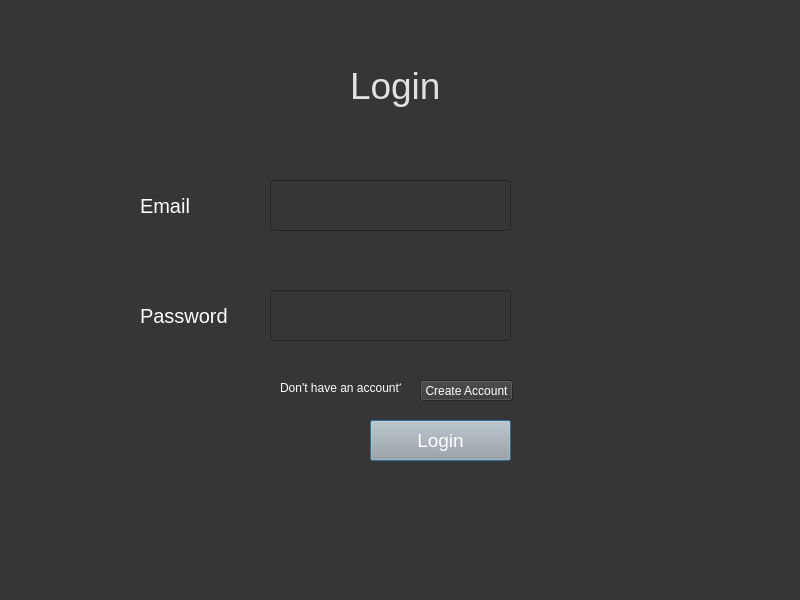
<?xml version="1.0" encoding="UTF-8"?>
<ui version="4.0">
 <class>Dialog</class>
 <widget class="QDialog" name="Dialog">
  <property name="geometry">
   <rect>
    <x>0</x>
    <y>0</y>
    <width>800</width>
    <height>600</height>
   </rect>
  </property>
  <property name="windowTitle">
   <string>Ratz - Login</string>
  </property>
  <property name="styleSheet">
   <string notr="true">background-color: rgb(54, 54, 54);</string>
  </property>
  <widget class="QLabel" name="label">
   <property name="geometry">
    <rect>
     <x>350</x>
     <y>50</y>
     <width>91</width>
     <height>71</height>
    </rect>
   </property>
   <property name="styleSheet">
    <string notr="true">color:rgb(225, 225, 225); font-size:28pt;</string>
   </property>
   <property name="text">
    <string>Login</string>
   </property>
  </widget>
  <widget class="QLabel" name="label_2">
   <property name="geometry">
    <rect>
     <x>140</x>
     <y>190</y>
     <width>101</width>
     <height>31</height>
    </rect>
   </property>
   <property name="styleSheet">
    <string notr="true">font-size:15pt; color:white</string>
   </property>
   <property name="text">
    <string>Email</string>
   </property>
  </widget>
  <widget class="QLineEdit" name="email">
   <property name="geometry">
    <rect>
     <x>270</x>
     <y>180</y>
     <width>241</width>
     <height>51</height>
    </rect>
   </property>
   <property name="styleSheet">
    <string notr="true">font-size:14pt; color:rgb(243, 243, 243)</string>
   </property>
  </widget>
  <widget class="QLineEdit" name="password">
   <property name="geometry">
    <rect>
     <x>270</x>
     <y>290</y>
     <width>241</width>
     <height>51</height>
    </rect>
   </property>
   <property name="styleSheet">
    <string notr="true">font-size:14pt; color:rgb(243, 243, 243)</string>
   </property>
   <property name="text">
    <string/>
   </property>
  </widget>
  <widget class="QLabel" name="label_3">
   <property name="geometry">
    <rect>
     <x>140</x>
     <y>300</y>
     <width>111</width>
     <height>31</height>
    </rect>
   </property>
   <property name="styleSheet">
    <string notr="true">font-size:15pt; color:white</string>
   </property>
   <property name="text">
    <string>Password</string>
   </property>
  </widget>
  <widget class="QPushButton" name="login_btn">
   <property name="geometry">
    <rect>
     <x>370</x>
     <y>420</y>
     <width>141</width>
     <height>41</height>
    </rect>
   </property>
   <property name="styleSheet">
    <string notr="true">background-color: rgb(167, 168, 167); font-size:14pt; color:rgb(255, 255, 255)</string>
   </property>
   <property name="text">
    <string>Login</string>
   </property>
  </widget>
  <widget class="QLabel" name="label_4">
   <property name="geometry">
    <rect>
     <x>280</x>
     <y>380</y>
     <width>121</width>
     <height>16</height>
    </rect>
   </property>
   <property name="styleSheet">
    <string notr="true">color:rgb(255, 255, 255)</string>
   </property>
   <property name="text">
    <string>Don't have an account?</string>
   </property>
  </widget>
  <widget class="QPushButton" name="signup_btn">
   <property name="geometry">
    <rect>
     <x>420</x>
     <y>380</y>
     <width>93</width>
     <height>21</height>
    </rect>
   </property>
   <property name="styleSheet">
    <string notr="true">color:rgb(255, 255, 255)</string>
   </property>
   <property name="text">
    <string>Create Account</string>
   </property>
  </widget>
 </widget>
 <resources/>
 <connections/>
</ui>
